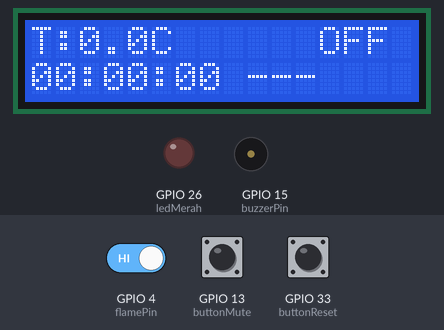
Bench run of a sketch on a simulated ESP32. On the bench: 16×2 character LCD, output pins drawn as LEDs (lit = HIGH), buzzer (waves = sounding, pin HIGH). The test bench sets the inputs (shaded band); at power-on: GPIO 4 (flamePin) HIGH, GPIO 13 (buttonMute) HIGH, GPIO 33 (buttonReset) HIGH. WiFi joins after 1.5 s; servers stay silent unless stated; the local clock reads 2024-03-15 10:24:30 at power-on unless the sketch sets it; what the sketch prints to the serial monitor is not drawn.

Above: at 8.1 s.
8.2 s: GPIO 4 (flamePin) driven LOW
At 9.4 s:
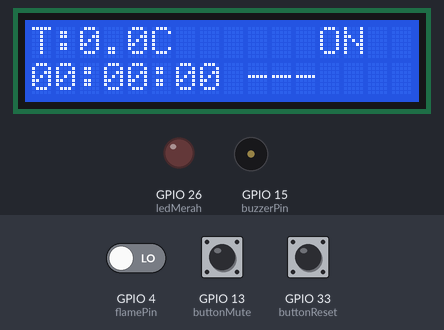
9.8 s: GPIO 13 (buttonMute) pulled LOW for 0.15 s
At 10.3 s:
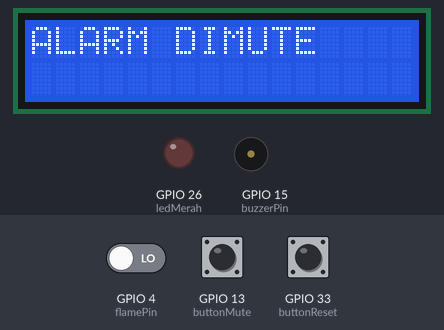
11.9 s: GPIO 33 (buttonReset) pulled LOW for 0.15 s
At 12.8 s:
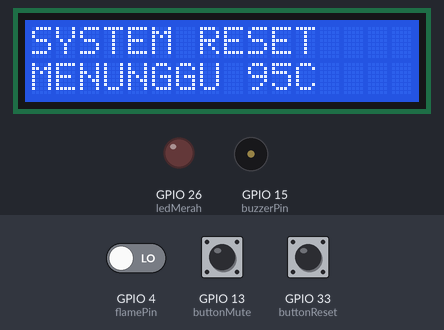
14.5 s: GPIO 33 (buttonReset) pulled LOW for 1 s
18.5 s: GPIO 4 (flamePin) driven HIGH
At 19.2 s:
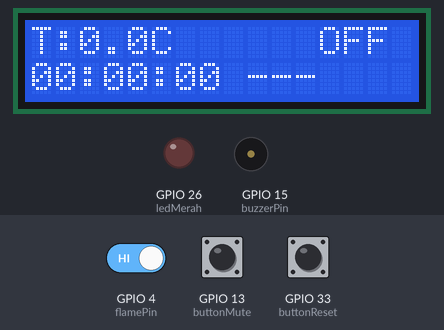
21.5 s: GPIO 13 (buttonMute) pulled LOW for 0.15 s
At 22.0 s:
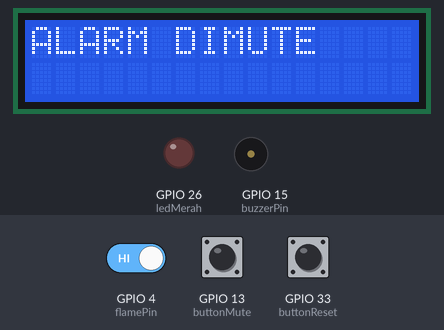
Timing chart, 0 to 24.5 s (numbered marks = the images above; inputs shaded):
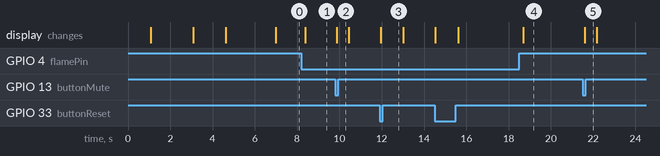

Measured:
- after the input at 8.2 s, the display: changes after 0.17 s (image 1)
- after the input at 9.8 s, the display: changes after 0.08 s (image 2)
- after the input at 11.9 s, the display: changes after 0.06 s (image 3)
- after the input at 18.5 s, the display: changes after 0.19 s (image 4)
- after the input at 21.5 s, the display: changes after 0.10 s (image 5)

The sketch:

esp.ino
```cpp
#include <SPI.h>
#include <MAX6675.h>
#include <Wire.h>
#include <LiquidCrystal_I2C.h>
#include <WiFi.h>
#include <ArduinoWebsockets.h>
#include <time.h>

String sessionId = "";
unsigned long lastSend = 0;
unsigned long lastNetworkCheck = 0;

bool wifiConnected = false;
bool wsConnected = false;

using namespace websockets;
WebsocketsClient client;

const char* ssid = "4G-MIFI-105";
const char* password = "1234567890";

const char* WS_URL = "ws://187.127.121.123:8081/";

// ================= LCD =================
LiquidCrystal_I2C lcd(0x27, 16, 2);

// ================= MAX6675 =================
const int thermoCS = 5;
MAX6675 thermoCouple(thermoCS, &SPI);

// ================= FLAME SENSOR =================
const int flamePin = 4;

// ================= BUZZER =================
const int buzzerPin = 15;

// ================= PUSH BUTTON =================
const int buttonMute = 13;
const int buttonReset = 33;

// ================= TIMER =================
bool timerStarted = false;
bool timerPaused = false;

unsigned long startTime = 0;
unsigned long pauseStart = 0;
unsigned long totalPauseTime = 0;

// ================= ALARM =================
bool alarmMute = false;

bool alarmAirHabis = false;

// ================= LED MERAH =================
const int ledMerah = 26;

void connectWiFi() {

  Serial.print("Menghubungkan WiFi");

  WiFi.begin(ssid, password);

  unsigned long start = millis();

  while (WiFi.status() != WL_CONNECTED && millis() - start < 15000) {

    delay(500);
    Serial.print(".");
  }

  if (WiFi.status() == WL_CONNECTED) {

    Serial.println();
    Serial.println("WiFi Connected");
    Serial.println(WiFi.localIP());

    if (!wifiConnected) {
      wifiConnected = true;
    }

  } else {

    Serial.println();
    Serial.println("Gagal connect WiFi");

    if (wifiConnected) {
      wifiConnected = false;
    }
  }
}

void cekWiFi() {

  if (WiFi.status() == WL_CONNECTED) {

    if (!wifiConnected) {
      wifiConnected = true;
    }

    return;
  }

  Serial.println("WiFi Terputus");

  if (wifiConnected) {
    wifiConnected = false;
  }

  WiFi.disconnect();
  WiFi.begin(ssid, password);

  unsigned long start = millis();

  while (WiFi.status() != WL_CONNECTED && millis() - start < 15000) {

    delay(500);
    Serial.print(".");
  }

  if (WiFi.status() == WL_CONNECTED) {

    Serial.println();
    Serial.println("WiFi Connected Kembali");

    if (!wifiConnected) {
      wifiConnected = true;
    }

    connectWebSocket();

  } else {

    Serial.println();
    Serial.println("Reconnect gagal");
  }
}

void connectWebSocket() {

  if (WiFi.status() != WL_CONNECTED)
    return;

  client.close();

  Serial.println("Socket ditutup");

  delay(100);
  Serial.println("Menghubungkan WebSocket...");


  if (client.connect(WS_URL)) {

    Serial.println("WebSocket Connected");

    // hanya tampil jika sebelumnya belum connect
    if (!wsConnected) {
      wsConnected = true;
    }

  } else {

    Serial.println("WebSocket Failed");

    // hanya tampil jika sebelumnya connect
    if (wsConnected) {
      wsConnected = false;
    }
  }
}

void setup() {
  pinMode(ledMerah, OUTPUT);
  digitalWrite(ledMerah, LOW);

  Serial.begin(115200);
  delay(1000);

  lcd.init();
  lcd.backlight();

  lcd.setCursor(0, 0);
  lcd.print("MONITORING");
  lcd.setCursor(0, 1);
  lcd.print("PENGUKUSAN");

  delay(2000);
  lcd.clear();
  connectWiFi();

  if (WiFi.status() == WL_CONNECTED) {

    lcd.clear();

    lcd.setCursor(0, 0);
    lcd.print("WIFI TERHUBUNG");

    lcd.setCursor(0, 1);
    lcd.print(WiFi.localIP());

    delay(2000);
  }


  configTime(0, 0, "pool.ntp.org");

  unsigned long start = millis();

  time_t now = time(nullptr);

  while (now < 100000 && millis() - start < 10000) {

    delay(500);

    now = time(nullptr);
  }

  if (now >= 100000) {

    sessionId = String((unsigned long)now);

  } else {

    sessionId = String((uint32_t)millis());

    Serial.println("NTP gagal");
  }

  Serial.print("Session : ");
  Serial.println(sessionId);

  client.onMessage([](WebsocketsMessage message) {
    Serial.println("==========");

    Serial.print("Server : ");

    Serial.println(message.data());

    Serial.println("==========");
  });

  client.onEvent([](WebsocketsEvent event, String data) {
    Serial.print("Event : ");
    Serial.println((int)event);
    switch (event) {
      case WebsocketsEvent::ConnectionOpened:

        Serial.println("WebSocket Opened");

        if (!wsConnected) {
          wsConnected = true;
        }

        break;

      case WebsocketsEvent::ConnectionClosed:

        Serial.println("WebSocket Closed");

        if (wsConnected) {
          wsConnected = false;
        }

        break;

      case WebsocketsEvent::GotPing:
        Serial.println("Ping");
        break;

      case WebsocketsEvent::GotPong:
        Serial.println("Pong");
        break;
    }
    if (data.length() > 0) {

      Serial.print("Event Data : ");

      Serial.println(data);
    }
  });
  if (WiFi.status() == WL_CONNECTED) {
    connectWebSocket();
  }

  // SPI MAX6675
  SPI.begin(18, 19, 23, 5);
  thermoCouple.begin();

  pinMode(flamePin, INPUT);

  pinMode(buzzerPin, OUTPUT);

  pinMode(buttonMute, INPUT_PULLUP);
  pinMode(buttonReset, INPUT_PULLUP);

  digitalWrite(buzzerPin, LOW);

  // LCD
}

void kirimDataWiFi(float suhu,
                   String timerStr,
                   bool apiMenyala,
                   bool airHabis,
                   String status) {
  if (!client.available()) {
    Serial.println("WebSocket belum terhubung");
    return;
  }

  String json = "{";
  json += "\"session\":\"" + sessionId + "\",";
  json += "\"suhu\":" + String(suhu, 1) + ",";
  json += "\"timer\":\"" + timerStr + "\",";
  json += "\"api\":\"" + String(apiMenyala ? "ON" : "OFF") + "\",";
  json += "\"status\":\"" + status + "\",";
  json += "\"air_habis\":" + String(airHabis ? "true" : "false");
  json += "}";

  Serial.println("=== JSON DIKIRIM ===");
  Serial.println(json);

  bool ok = client.send(json);
  if (ok) {
    client.poll();
  }

  Serial.print("Send Result : ");
  Serial.println(ok);

  if (ok) {

    Serial.println("Data terkirim");

  } else {

    Serial.println("Gagal mengirim");
  }
}
void loop()

{
  client.poll();

  static unsigned long lastReconnect = 0;

  if (WiFi.status() == WL_CONNECTED) {

    if (!wsConnected) {

      if (millis() - lastReconnect >= 5000) {

        lastReconnect = millis();

        connectWebSocket();
      }
    }
  }

  // ================= BACA SUHU =================
  thermoCouple.read();
  float suhu = thermoCouple.getCelsius();

  // ================= DETEKSI AIR HABIS =================
  if (timerStarted && suhu >= 115) {
    alarmAirHabis = true;
  }

  // ================= START TIMER =================
  if (suhu >= 95 && !timerStarted) {
    timerStarted = true;
    startTime = millis();

    Serial.println("STOPWATCH DIMULAI");
  }

  // ================= BACA FLAME =================
  int flame = digitalRead(flamePin);

  // ================= TOMBOL MUTE =================
  if (digitalRead(buttonMute) == LOW) {
    alarmMute = true;
    digitalWrite(buzzerPin, LOW);

    lcd.clear();
    lcd.setCursor(0, 0);
    lcd.print("ALARM DIMUTE");

    delay(500);

    while (digitalRead(buttonMute) == LOW)
      ;

    lcd.clear();
  }

  // ================= TOMBOL RESET =================
  if (digitalRead(buttonReset) == LOW) {
    timerStarted = false;
    timerPaused = false;

    startTime = 0;
    pauseStart = 0;
    totalPauseTime = 0;

    alarmMute = false;
    alarmAirHabis = false;

    digitalWrite(buzzerPin, LOW);
    digitalWrite(ledMerah, LOW);

    lcd.clear();
    lcd.setCursor(0, 0);
    lcd.print("SYSTEM RESET");
    lcd.setCursor(0, 1);
    lcd.print("MENUNGGU 95C");

    delay(1000);

    while (digitalRead(buttonReset) == LOW)
      ;

    lcd.clear();
  }

  // ================= LOGIKA ALARM =================
  if (timerStarted) {
    if (flame == LOW)  // API MENYALA
    {
      digitalWrite(buzzerPin, LOW);
      digitalWrite(ledMerah, LOW);

      alarmMute = false;

      // lanjut stopwatch
      if (timerPaused) {
        totalPauseTime += millis() - pauseStart;
        timerPaused = false;

        Serial.println("STOPWATCH LANJUT");
      }
    } else  // API PADAM
    {
      // LED tetap menyala selama api padam
      digitalWrite(ledMerah, HIGH);

      // pause stopwatch
      if (!timerPaused) {
        pauseStart = millis();
        timerPaused = true;

        Serial.println("STOPWATCH PAUSE");
      }

      // buzzer hanya bunyi jika belum dimute
      if (!alarmMute) {
        digitalWrite(buzzerPin, HIGH);
      } else {
        digitalWrite(buzzerPin, LOW);
      }
    }
  } else {
    digitalWrite(buzzerPin, LOW);
    digitalWrite(ledMerah, LOW);
  }
  // ================= HITUNG TIMER =================
  unsigned long elapsed = 0;

  if (timerStarted) {
    if (timerPaused) {
      elapsed = (pauseStart - startTime - totalPauseTime) / 1000;
    } else {
      elapsed = (millis() - startTime - totalPauseTime) / 1000;
    }
  }

  int jam = elapsed / 3600;
  int menit = (elapsed % 3600) / 60;
  int detik = elapsed % 60;

  // ================= LCD =================

  if (WiFi.status() != WL_CONNECTED) {

    lcd.setCursor(0, 0);
    lcd.print("                ");
    lcd.setCursor(0, 1);
    lcd.print("                ");

    lcd.setCursor(0, 0);
    lcd.print("WIFI");

    lcd.setCursor(0, 1);
    lcd.print("MENGHUBUNGKAN");
  }

  else if (!wsConnected) {

    lcd.setCursor(0, 0);
    lcd.print("                ");
    lcd.setCursor(0, 1);
    lcd.print("                ");

    lcd.setCursor(0, 0);
    lcd.print("WEBSOCKET");

    lcd.setCursor(0, 1);
    lcd.print("MENGHUBUNGKAN");
  }

  else {

    if (alarmAirHabis) {
      digitalWrite(ledMerah, HIGH);

      if (!alarmMute) {
        digitalWrite(buzzerPin, HIGH);
      }

      lcd.setCursor(0, 0);
      lcd.print("!!!AIR HABIS!!!");

      lcd.setCursor(0, 1);
      lcd.print("ISI ULANG AIR  ");

    } else {

      lcd.setCursor(0, 0);
      lcd.print("                ");

      lcd.setCursor(0, 0);
      lcd.print("T:");
      lcd.print(suhu, 1);
      lcd.print("C");

      if (flame == LOW) {
        lcd.setCursor(12, 0);
        lcd.print("ON ");
      } else {
        lcd.setCursor(12, 0);
        lcd.print("OFF");
      }

      lcd.setCursor(0, 1);
      lcd.print("                ");

      lcd.setCursor(0, 1);

      if (jam < 10) lcd.print("0");
      lcd.print(jam);
      lcd.print(":");

      if (menit < 10) lcd.print("0");
      lcd.print(menit);
      lcd.print(":");

      if (detik < 10) lcd.print("0");
      lcd.print(detik);

      lcd.print(" ");

      if (!timerStarted) {
        lcd.print("---");
      } else if (timerPaused) {
        lcd.print("PAU");
      } else {
        lcd.print("RUN");
      }
    }
  }

  // ================= SERIAL DEBUG =================
  Serial.print("Suhu=");
  Serial.print(suhu);

  Serial.print(" | Api=");
  Serial.print(flame == LOW ? "ON" : "OFF");

  Serial.print(" | Timer=");
  Serial.print(jam);
  Serial.print(":");
  Serial.print(menit);
  Serial.print(":");
  Serial.print(detik);

  Serial.print(" | Pause=");
  Serial.print(timerPaused);

  Serial.print(" | Mute=");
  Serial.println(alarmMute);

  if (millis() - lastSend >= 1000) {
    lastSend = millis();

    char timerStr[20];

    sprintf(timerStr,
            "%02d:%02d:%02d",
            jam,
            menit,
            detik);

    String statusProses;

    if (alarmAirHabis) {
      statusProses = "AIR_HABIS";
    } else if (timerPaused) {
      statusProses = "PAUSE";
    } else if (timerStarted) {
      statusProses = "RUN";
    } else {
      statusProses = "READY";
    }

    if (millis() - lastNetworkCheck > 5000) {
      lastNetworkCheck = millis();
      cekWiFi();
    }

    kirimDataWiFi(
      suhu,
      String(timerStr),
      flame == LOW,
      alarmAirHabis,
      statusProses);
  }

  delay(100);
}
```
